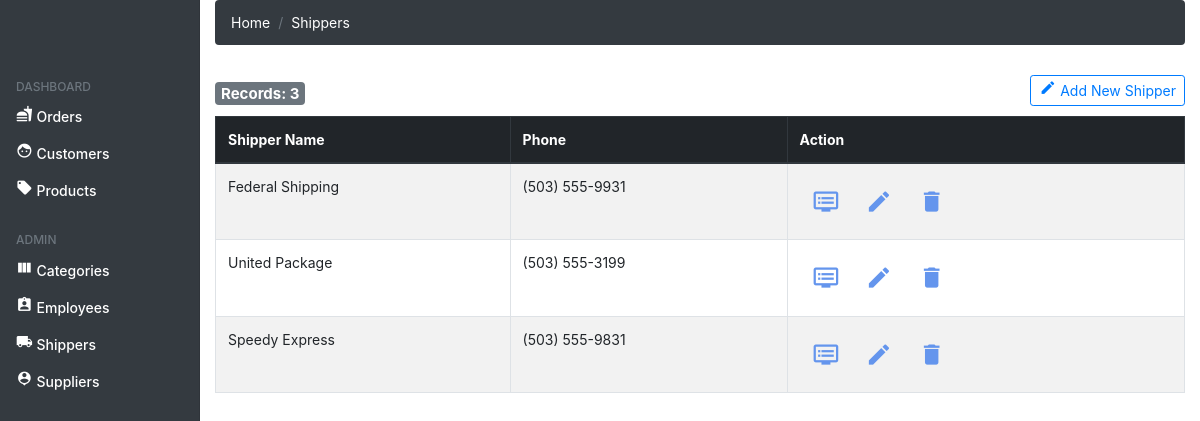
Screenshot of /views/shippers/index.php with the database file from the repository.
### tables this page shows
CREATE TABLE Shippers (
	ShipperID INT(6) UNSIGNED NOT NULL AUTO_INCREMENT PRIMARY KEY, 
    ShipperName VARCHAR(200) NOT NULL,
    Phone VARCHAR(20) NOT NULL
);

### views/shippers/index.php (the view, shortened to what this page needs)
<!DOCTYPE html>
<html>
    <?php include_once "./header.php.inc" ?>
    <body>
        <?php
            include_once "../../nav.php";
            include_once "./breadcrumb.php.inc";
        ?>
        <div class="offset-md-2 col-md-10">
            <?php
                include "../../confi/database.php";
                $query = "select
                            ShipperID, ShipperName, Phone
                          from Shippers order by ShipperID desc";
                $stmt = $con->prepare($query);
                $stmt->execute();
                $num = $stmt->rowCount();
                echo "<div class='row'>";
                echo "<div class='col-md-2' style='margin: 15px 0px 0px 0px;'>";
                echo "<h5><span class='badge badge-secondary'>Records: {$num}</span></h5>";
                echo "</div>";
                echo "<div class='col-md-10 text-right' style='margin: 10px 0px;'>";
                echo "<a href='./create.php' class='btn btn-outline-primary btn-sm'><i class='material-icons'>create</i> Add New Shipper</a>";
                echo "</div>";
                echo "</div>";
                if($num > 0){
                    echo "<table class='table table-hover table-striped table-bordered'>";
                    echo "<thead class='thead-dark'>";
                    echo "<tr>";
                    echo "<th>Shipper Name</th>";
                    echo "<th>Phone</th>";
                    echo "<th>Action</th>";
                    echo "</thead>";
                    echo "<tbody>";
                    while($row = $stmt->fetch(PDO::FETCH_ASSOC)){
                        extract($row);
                        echo "<tr>";
                        echo "<td>".utf8_encode($ShipperName)."</td>";
                        echo "<td>".$Phone."</td>";
                        echo "<td>";
                        echo "<a href='read.php?id={$ShipperID}' class='btn-img-info'><i class='material-icons btn' title='view'>dvr</i></a>";
                        echo "<a href='update.php?id={$ShipperID}' class='btn-img-info'><i class='material-icons btn' title='update'>edit</i></a>";
                        echo "<a href='#' onclick='delete_user({$ShipperID});' class='btn-img-info'><i class='material-icons btn' title='delete'>delete</i></a>";
                        echo "</td>";
                        echo "</tr>";
                    }
                    echo "</tbody>";
                    echo "</table>";
                }else{
                    echo "<div class='alert alert-danger'>No records found.</div>";
                }
            ?>
        </div>
    </body>
</html>

### commons/style.css (style rules this page uses)
body { font-size: .875rem; }
i { font-size: 1.2em !important; }
.btn-img-info { font-size: 1.6em !important; color: cornflowerblue !important; padding: 0 !important; }
.row { margin-top: 20px !important; }
.btn { line-height: 1.4 !important; }

### rows the page displays
shippers: ShipperName "Federal Shipping", Phone "(503) 555-9931"
shippers: ShipperName "United Package", Phone "(503) 555-3199"
shippers: ShipperName "Speedy Express", Phone "(503) 555-9831"

### other values shown
$num "3"
